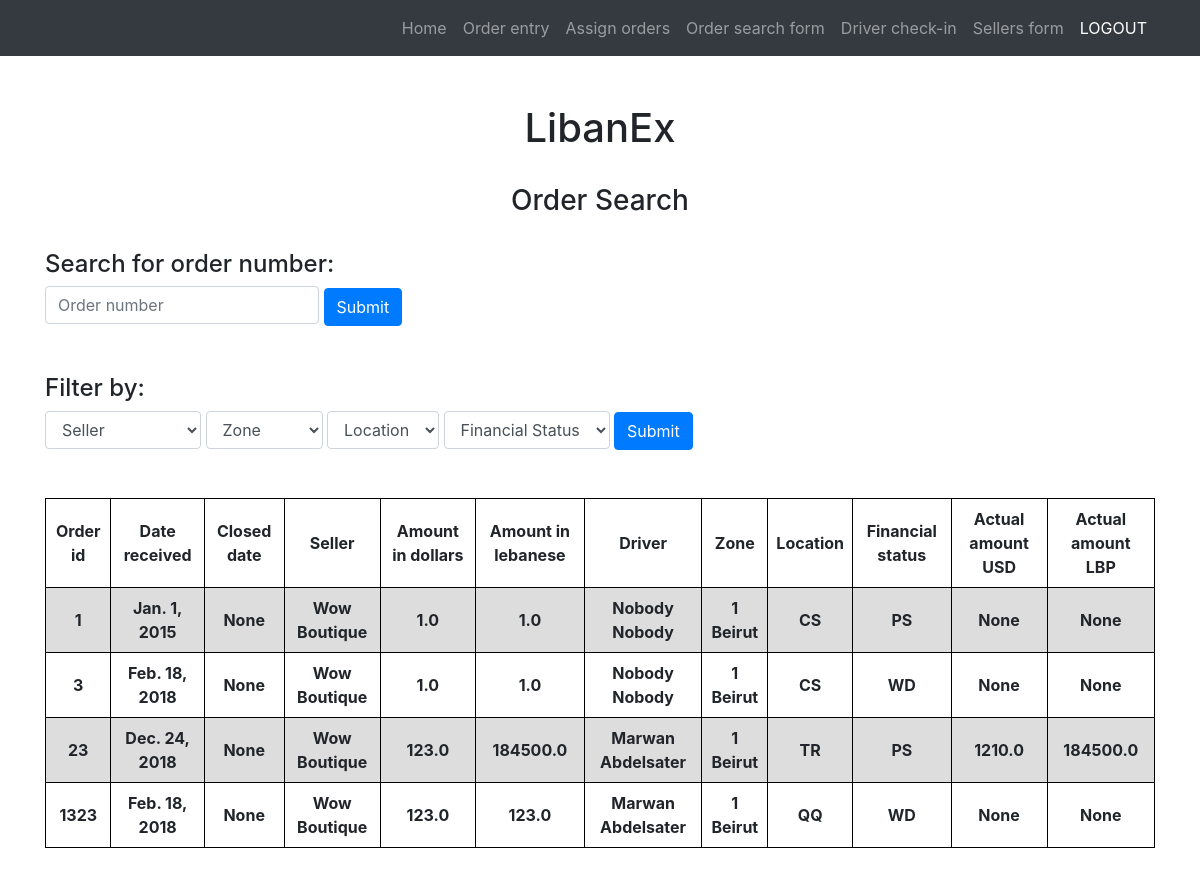
The app's page /order/search (signed in), older data.
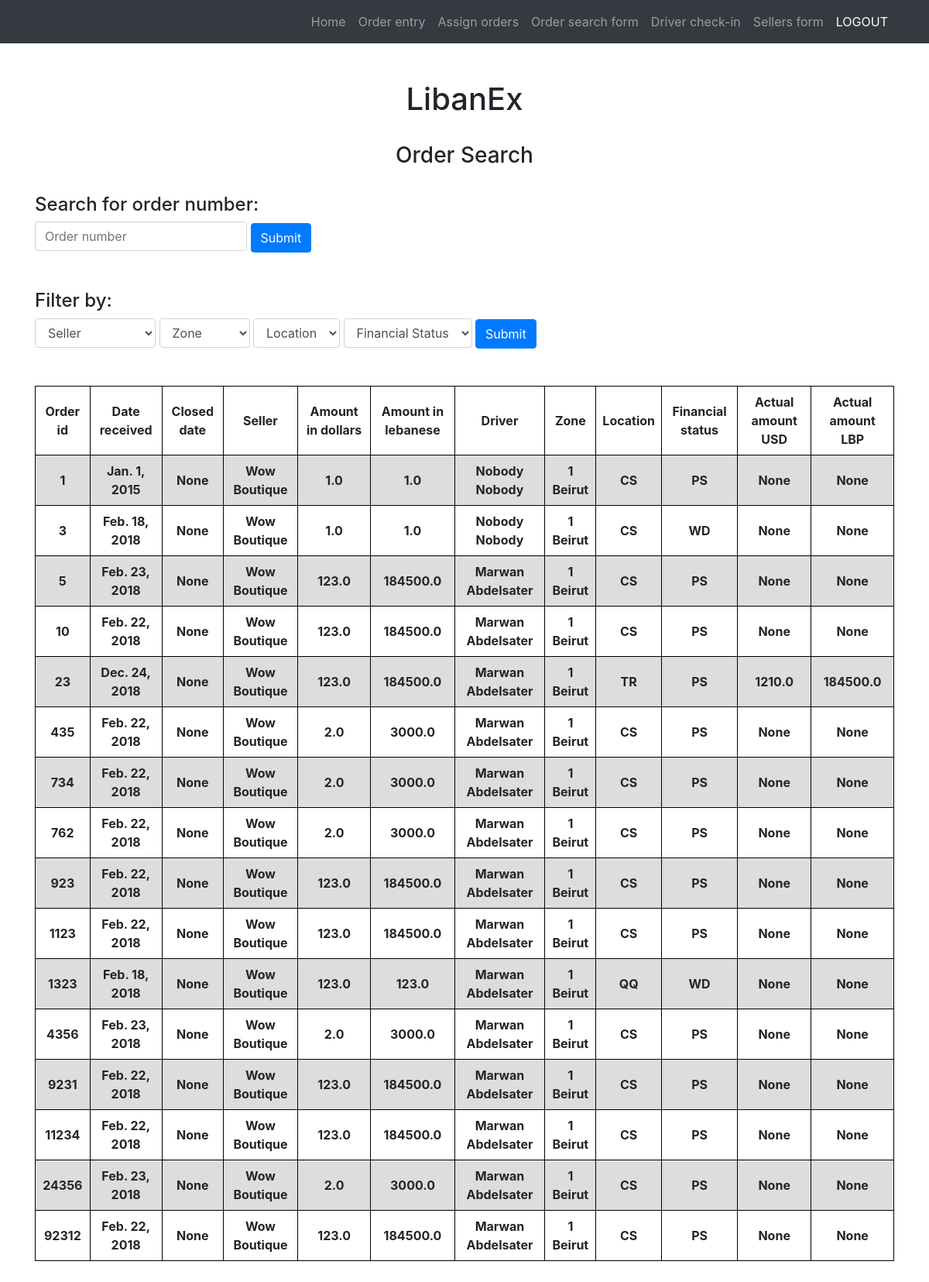
The same page, newer data.
### orders/models.py (models this page shows, shortened)
class Order(models.Model):
    order_id = models.IntegerField(unique=True)
    date_received = models.DateTimeField()
    closed = models.DateTimeField(null=True, blank=True)
    seller = models.ForeignKey(Seller, on_delete=models.CASCADE)
    amount_dollars = models.FloatField()
    amount_lebanese = models.FloatField()
    customer = models.CharField(max_length=100)
    address = models.TextField(max_length=500)
    phone_number = models.CharField(max_length=100)
    driver = models.ForeignKey(Driver, on_delete=models.CASCADE, null=True, blank=True)
    zone = models.ForeignKey(Zone, on_delete=models.CASCADE)
    location = models.ForeignKey(Location, on_delete=models.CASCADE)
    financial_status = models.ForeignKey(Financial, on_delete=models.CASCADE)
    actual_usd = models.FloatField(null=True, blank=True)
    actual_lebanese = models.FloatField(null=True, blank=True)
    class Meta:
        ordering = ['order_id']

### seller/models.py (models this page shows)
class Seller(models.Model):
    business_name = models.CharField(max_length=100)
    contact_name = models.CharField(max_length=100)
    phone_number = models.CharField(max_length=20)
    operations_phone_number = models.CharField(max_length=20)
    lebanon_rate = models.FloatField(null=True, blank=True)
    beirut_rate = models.FloatField(null=True, blank=True)
    def __str__(self):
        return self.business_name

### driver/models.py (models this page shows)
class Driver(models.Model):
    first_name = models.CharField(max_length=100)
    last_name = models.CharField(max_length=100)
    phone_number = models.CharField(max_length=40)
    old_id = models.CharField(max_length=100)
    class Meta:
        ordering = ['first_name']
    def __str__(self):
        return self.first_name + " " + self.last_name

### areas/models.py (models this page shows)
class Zone(models.Model):
    zone = models.CharField(max_length=100, unique=True)
    description = models.CharField(max_length=100)
    class Meta:
        ordering = ['zone']
    def __str__(self):
        return self.zone + " " + self.description

class Location(models.Model):
    location = models.CharField(max_length=100)
    description = models.TextField()
    class Meta:
        ordering = ['location']
    def __str__(self):
        return self.location

### financials/models.py (models this page shows)
class Financial(models.Model):
    status = models.CharField(max_length=20)
    description = models.TextField()
    class Meta:
        ordering = ['status']
    def __str__(self):
        return self.status

### orders/views.py (the view)
# urls.py: path('search', views.search),
@login_required
def search(request):
    seller = request.GET.get("seller", False)
    zone = request.GET.get("zone", False)
    location = request.GET.get("location", False)
    financial = request.GET.get("financial", False)
    orders = Order.objects.all()
    sellers = Seller.objects.all()
    zones = Zone.objects.all()
    locations = Location.objects.all()
    financials = Financial.objects.all()
    if request.method == "POST":
        number = request.POST["number"]
        order = Order.objects.filter(order_id=number)
        return render(request, "orders/search.html", {"orders": order, "sellers": sellers, "zones" : zones, "locations": locations, "financials": financials})
    else:
        if seller:
            seller = Seller.objects.get(id=seller)
            orders = orders.filter(seller=seller)
        selected_seller = seller
        if zone:
            zone = Zone.objects.get(id=zone)
            orders = orders.filter(zone=zone)
        selected_zone = zone
        if location:
            location = Location.objects.get(id=location)
            orders = orders.filter(location=location)
        selected_location = location
        if financial:
            financial = Financial.objects.get(id=financial)
            orders = orders.filter(financial_status=financial)
        selected_financial = financial
        return render(request, "orders/search.html", {"orders": orders, "sellers": sellers, "zones" : zones, "locations": locations, "financials": financials, "selected_seller": selected_seller, "selected_zone": selected_zone, "selected_location": selected_location, "selected_financial": selected_financial})

### liban_ex/templates/orders/search.html (shortened to what this page needs)
{% extends 'base.html' %}
{% block content %}
<br>
<div class="container" style="margin-bottom: 100px;">
    <h3 class="text-center"> Order Search </h3>
    <br>
    <h4> Search for order number: </h4>
    <form method="post">
        <input type="text" required name="number" placeholder="Order number" class="form-control">
        <input type="submit" class="btn btn-primary" value="Submit">
    </form><br><br>
    <h4> Filter by: </h4>
    <form method="get">
        <select name="seller" class="form-control">
            <option value=""> Seller </option>
        </select>
        <select name="zone" class="form-control">
            <option value=""> Zone </option>
        </select>
        <select name="location" class="form-control">
            <option value=""> Location </option>
        </select>
        <select name="financial" class="form-control">
            <option value=""> Financial Status </option>
        </select>
        <input type="submit" class="btn btn-primary" value="Submit">
    </form>
    {% if orders %}
    <br>
    <br>
    <div class='text-center'>
        <table style="width: 100%;">
            <tr>
                <th> Order id </th>
                <th> Date received </th>
                <th> Closed date </th>
                <th> Seller </th>
                <th> Amount in dollars </th>
                <th> Amount in lebanese </th>
                <th> Driver </th>
                <th> Zone </th>
                <th> Location </th>
                <th> Financial status </th>
                <th> Actual amount USD</th>
                <th> Actual amount LBP</th>
            </tr>
            {% for order in orders %}
            <tr>
                <th> {{ order.order_id }} </th>
                <th> {{ order.date_received.date }} </th>
                <th> {{ order.closed }} </th>
                <th> {{ order.seller }} </th>
                <th> {{ order.amount_dollars }} </th>
                <th> {{ order.amount_lebanese }} </th>
                <th> {{ order.driver }} </th>
                <th> {{ order.zone }} </th>
                <th> {{ order.location }} </th>
                <th> {{ order.financial_status }} </th>
                <th> {{ order.actual_usd }} </th>
                <th> {{ order.actual_lebanese }} </th>
            </tr>
            {% endfor %}
        </table>
    </div>
    {% else %}
    <br>
    <h3> No results found. </h3>
    {% endif %}
</div>
{% endblock %}

### liban_ex/templates/base.html (shortened to what this page needs)
{% load static %}
<!DOCTYPE html>
<html lang="en">
  <head>
    <link rel="stylesheet" href="https://maxcdn.bootstrapcdn.com/bootstrap/4.0.0/css/bootstrap.min.css">
  </head>
  <body>
    <nav class="navbar navbar-expand-lg navbar-dark bg-dark fixed-top">
      <div class="container">
        <div class="collapse navbar-collapse" id="navbarResponsive">
          <ul class="navbar-nav ml-auto">
            <li class="nav-item">
              <a class="nav-link" href="/">Home
              </a>
            </li>
            <li class="nav-item">
              <a class="nav-link" href="/order/entry">Order entry</a>
            </li>
            <li class="nav-item">
              <a class="nav-link" href="/order/assign">Assign orders</a>
            </li>
            <li class="nav-item">
              <a class="nav-link" href="/order/search">Order search form</a>
            </li>
            <li class="nav-item">
              <a class="nav-link" href="/driver/checkin">Driver check-in</a>
            </li>
            <li class="nav-item">
              <a class="nav-link" href="/seller/search">Sellers form</a>
            </li>
            {% if not request.user.is_authenticated %}
            <li class="nav-item">
              <a class="nav-link" style="color: white;" href="/login">LOGIN</a>
            </li>
            {% else %}
            <li class="nav-item">
              <a class="nav-link" style="color: white;" href="/logout">LOGOUT</a>
            </li>
            {% endif %}
          </ul>
        </div>
      </div>
    </nav>
    <div class="container">
      <h1 class="mt-5 text-center"> LibanEx </h1>
    </div>
    {% block content %} {% endblock %}
  </body>
</html>

### liban_ex/templates/base.html (style rules this page uses)
body { padding-top: 54px; }
@media (min-width: 992px) { body { padding-top: 56px; } }

### liban_ex/templates/orders/search.html (style rules this page uses)
.form-control { width: auto; display: inline; }
table { border-collapse: collapse; width: 50%; margin: 0 auto; }
td, th { border: 1px solid black; text-align: center; padding: 8px; }
tr:nth-child(even) { background-color: #dddddd; }

Row changes from the older to the newer data that the page shows:
added Order: order_id "5", date_received "Feb. 23, 2018", closed "None", seller "Wow Boutique", amount_dollars "123.0", amount_lebanese "184500.0", driver "Marwan Abdelsater", zone "1 Beirut", location "CS", financial_status "PS", actual_usd "None", actual_lebanese "None"
added Order: order_id "10", date_received "Feb. 22, 2018", closed "None", seller "Wow Boutique", amount_dollars "123.0", amount_lebanese "184500.0", driver "Marwan Abdelsater", zone "1 Beirut", location "CS", financial_status "PS", actual_usd "None", actual_lebanese "None"
added Order: order_id "435", date_received "Feb. 22, 2018", closed "None", seller "Wow Boutique", amount_dollars "2.0", amount_lebanese "3000.0", driver "Marwan Abdelsater", zone "1 Beirut", location "CS", financial_status "PS", actual_usd "None", actual_lebanese "None"
added Order: order_id "734", date_received "Feb. 22, 2018", closed "None", seller "Wow Boutique", amount_dollars "2.0", amount_lebanese "3000.0", driver "Marwan Abdelsater", zone "1 Beirut", location "CS", financial_status "PS", actual_usd "None", actual_lebanese "None"
added Order: order_id "762", date_received "Feb. 22, 2018", closed "None", seller "Wow Boutique", amount_dollars "2.0", amount_lebanese "3000.0", driver "Marwan Abdelsater", zone "1 Beirut", location "CS", financial_status "PS", actual_usd "None", actual_lebanese "None"
added Order: order_id "923", date_received "Feb. 22, 2018", closed "None", seller "Wow Boutique", amount_dollars "123.0", amount_lebanese "184500.0", driver "Marwan Abdelsater", zone "1 Beirut", location "CS", financial_status "PS", actual_usd "None", actual_lebanese "None"
added Order: order_id "1123", date_received "Feb. 22, 2018", closed "None", seller "Wow Boutique", amount_dollars "123.0", amount_lebanese "184500.0", driver "Marwan Abdelsater", zone "1 Beirut", location "CS", financial_status "PS", actual_usd "None", actual_lebanese "None"
added Order: order_id "4356", date_received "Feb. 23, 2018", closed "None", seller "Wow Boutique", amount_dollars "2.0", amount_lebanese "3000.0", driver "Marwan Abdelsater", zone "1 Beirut", location "CS", financial_status "PS", actual_usd "None", actual_lebanese "None"
added Order: order_id "9231", date_received "Feb. 22, 2018", closed "None", seller "Wow Boutique", amount_dollars "123.0", amount_lebanese "184500.0", driver "Marwan Abdelsater", zone "1 Beirut", location "CS", financial_status "PS", actual_usd "None", actual_lebanese "None"
added Order: order_id "11234", date_received "Feb. 22, 2018", closed "None", seller "Wow Boutique", amount_dollars "123.0", amount_lebanese "184500.0", driver "Marwan Abdelsater", zone "1 Beirut", location "CS", financial_status "PS", actual_usd "None", actual_lebanese "None"
added Order: order_id "24356", date_received "Feb. 23, 2018", closed "None", seller "Wow Boutique", amount_dollars "2.0", amount_lebanese "3000.0", driver "Marwan Abdelsater", zone "1 Beirut", location "CS", financial_status "PS", actual_usd "None", actual_lebanese "None"
added Order: order_id "92312", date_received "Feb. 22, 2018", closed "None", seller "Wow Boutique", amount_dollars "123.0", amount_lebanese "184500.0", driver "Marwan Abdelsater", zone "1 Beirut", location "CS", financial_status "PS", actual_usd "None", actual_lebanese "None"
